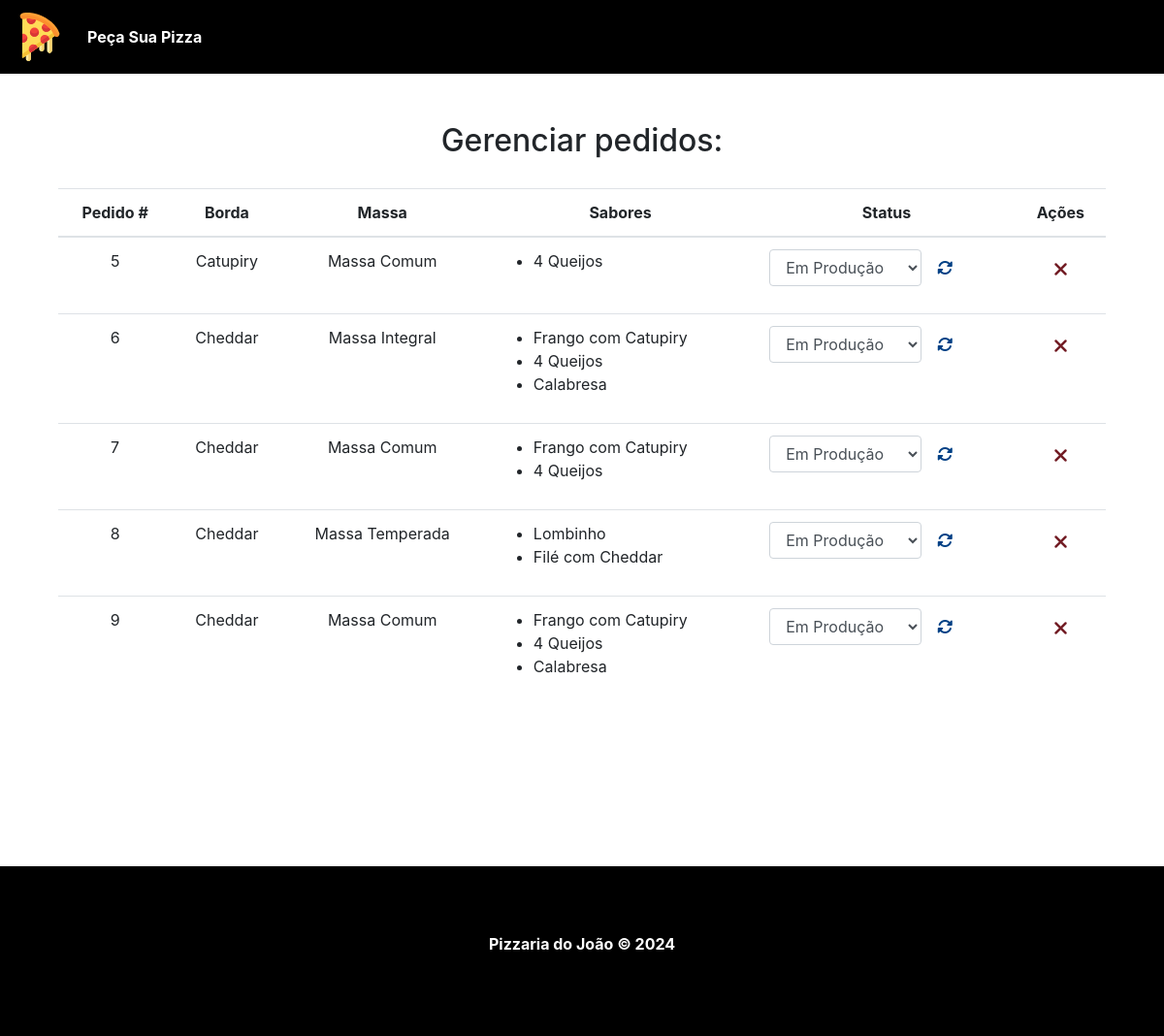
Page /dashboard.php on the committed database.
### tables this page shows
CREATE TABLE `massas` (
  `id` int(11) NOT NULL,
  `tipo` varchar(100) DEFAULT NULL
);

CREATE TABLE `status` (
  `id` int(11) NOT NULL,
  `tipo` varchar(100) DEFAULT NULL
);

CREATE TABLE `bordas` (
  `id` int(11) NOT NULL,
  `tipo` varchar(100) DEFAULT NULL
);

### process/orders.php (called while the page is built, shortened)
<?php
include_once("conn.php");
$method = $_SERVER["REQUEST_METHOD"];
if ($method === "GET") {
    $pedidosQuery = $conn->query("SELECT * FROM pedidos;");
    $pedidos = $pedidosQuery->fetchAll();
    $pizzas = [];
    foreach ($pedidos as $pedido) {
        $pizza = [];
        $pizza["id"] = $pedido["pizza_id"];
        $pizzaQuery = $conn->prepare("SELECT * FROM pizzas WHERE id = :pizza_id");
        $pizzaQuery->bindParam(":pizza_id", $pizza["id"]);
        $pizzaQuery->execute();
        $pizzaData = $pizzaQuery->fetch(PDO::FETCH_ASSOC);
        $bordaQuery = $conn->prepare("SELECT * FROM bordas WHERE id = :borda_id");
        $bordaQuery->bindParam(":borda_id", $pizzaData["borda_id"]);
        $bordaQuery->execute();
        $massaQuery = $conn->prepare("SELECT * FROM massas WHERE id = :massa_id");
        $massaQuery->bindParam(":massa_id", $pizzaData["massa_id"]);
        $massaQuery->execute();
    }
    $statusQuery = $conn->query("SELECT * FROM status;");
    $status = $statusQuery->fetchAll();
} else if ($method === "POST") {
    $type = $_POST["type"];
    if ($type === "delete") {
        $pizzaId = $_POST["id"];
        $deleteQuery = $conn->prepare("DELETE FROM pedidos WHERE pizza_id = :pizza_id;");
        $deleteQuery->bindParam(":pizza_id", $pizzaId, PDO::PARAM_INT);
        $deleteQuery->execute();
        $_SESSION["msg"] = "Pedido removido com sucesso!";
        $_SESSION["status"] = "success";
    } else if ($type === "update") {
        $pizzaId = $_POST["id"];
        $statusId = $_POST["status"];
        $updateQuery = $conn->prepare("UPDATE pedidos SET status_id = :status_id WHERE pizza_id = :pizza_id");
        $updateQuery->bindParam(":pizza_id", $pizzaId, PDO::PARAM_INT);
        $updateQuery->bindParam(":status_id", $statusId, PDO::PARAM_INT);
        $updateQuery->execute();
        $_SESSION["msg"] = "Pedido atualizado com sucesso!";
        $_SESSION["status"] = "success";
    }
    header("Location: ../dashboard.php");
}
?>

### dashboard.php (the view, shortened to what this page needs)
<?php
  include_once("templates/header.php");
  include_once("process/orders.php");
?>
  <div id="main-container">
    <div class="container">
      <div class="row">
        <div class="col-md-12">
          <h2>Gerenciar pedidos:</h2>
        </div>
        <div class="col-md-12 table-container">
          <table class="table">
            <thead>
              <tr>
                <th scope="col"><span>Pedido</span> #</th>
                <th scope="col">Borda</th>
                <th scope="col">Massa</th>
                <th scope="col">Sabores</th>
                <th scope="col">Status</th>
                <th scope="col">Ações</th>
              </tr>
            </thead>
            <tbody>
              <?php foreach($pizzas as $pizza): ?>
                <tr>
                  <td><?= $pizza["id"] ?></td>
                  <td><?= $pizza["borda"] ?></td>
                  <td><?= $pizza["massa"] ?></td>
                  <td>
                    <ul>
                      <?php foreach($pizza["sabores"] as $sabor): ?>
                        <li><?= $sabor ;?></li>
                      <?php endforeach; ?>
                    </ul>
                  </td>
                  <td>
                    <form action="process/orders.php" method="POST" class="form-group update-form">
                      <select name="status" class="form-control status-input">
                        <?php foreach($status as $s): ?>
                          <option value="<?= $s["id"] ?>" <?php echo ($s["id"] == $pizza["status"]) ? "selected" : ""; ?> ><?= $s["tipo"] ?></option>
                        <?php endforeach; ?>
                      </select>
                      <button type="submit" class="update-btn">
                        <i class="fas fa-sync-alt"></i>
                      </button>
                    </form>
                  </td>
                  <td>
                    <form action="process/orders.php" method="POST">
                      <button type="submit" class="delete-btn">
                        <i class="fas fa-times"></i>
                      </button>
                    </form>
                  </td>
                </tr>
              <?php endforeach; ?>
            </tbody>
          </table>
        </div>
      </div>
    </div>
  </div>
<?php
  include_once("templates/footer.php");
?>

### templates/header.php (shortened to what this page needs)
<!DOCTYPE html>
<html lang="PT-BR">
<head>
    <link rel="stylesheet" href="https://cdnjs.cloudflare.com/ajax/libs/font-awesome/6.5.1/css/all.min.css" />
    <link rel="stylesheet" href="https://cdn.jsdelivr.net/npm/bootstrap@4.6.2/dist/css/bootstrap.min.css">
    <link rel="stylesheet" href="css/styles.css">
</head>
<body>
    <header>
      <nav class="navbar navbar-expand-lg">
        <a href="index.php" class="navbar-brand">
            <img src="img/pizza.svg" alt="Pizzaria do João" id="brand-logo">
        </a>
        <div class="collapse navbar-collapse" id="navbarNav">
            <ul class="navbar-nav">
                <li class="nav-item active">
                    <a href="index.php" class="nav-link">Peça Sua Pizza</a>
                </li>
            </ul>
        </div>
      </nav>
    </header>

### templates/footer.php (shortened to what this page needs)
<footer>
        <p>Pizzaria do João &copy; 2024</p>
    </footer>
</body>
</html>

### css/styles.css (style rules this page uses)
html, body { height: 100%; }
#brand-logo { width: 50px; }
.navbar.navbar-expand-lg { background-color: #000; font-weight: bold; }
.navbar.navbar-expand-lg a { color: #FFF; }
#main-container { margin-bottom: 100px; padding: 50px 0; text-align: center; min-height: 50%; }
#main-container h2 { margin-bottom: 30px; }
.row { margin: 0; }
.delete-btn, .update-btn { border: none; background-color: transparent; }
.delete-btn { padding-top: 10px; }
.delete-btn i { color: #721c24; font-size: 20px; }
.update-btn { margin-left: 10px; }
.update-btn i { color: #004085; }
.update-form { display: flex; flex-direction: row; }
.status-input { width: 65%; }
.table ul { text-align: left; }
footer { position: relative; width: 100%; height: 175px; background-color: #000; color: #FFF; display: flex; align-items: center; justify-content: center; font-weight: bold; }

### rows in the picture
massas: id "5", borda "Catupiry", tipo "Massa Comum", sabor "4 Queijos", status "Em Produção"
bordas: id "6", tipo "Cheddar", massa "Massa Integral", sabor "Frango com Catupiry", sabor "4 Queijos", sabor "Calabresa", status "Em Produção", id "8", massa "Massa Temperada", sabor "Lombinho", sabor "Filé com Cheddar"

### other values in the picture
$pizza["id"] "7"
$pizza["borda"] "Cheddar"
$pizza["massa"] "Massa Comum"
$sabor "Frango com Catupiry"
$sabor "4 Queijos"
$pizza["id"] "9"
$sabor "Calabresa"
form field status "Em Produção"
